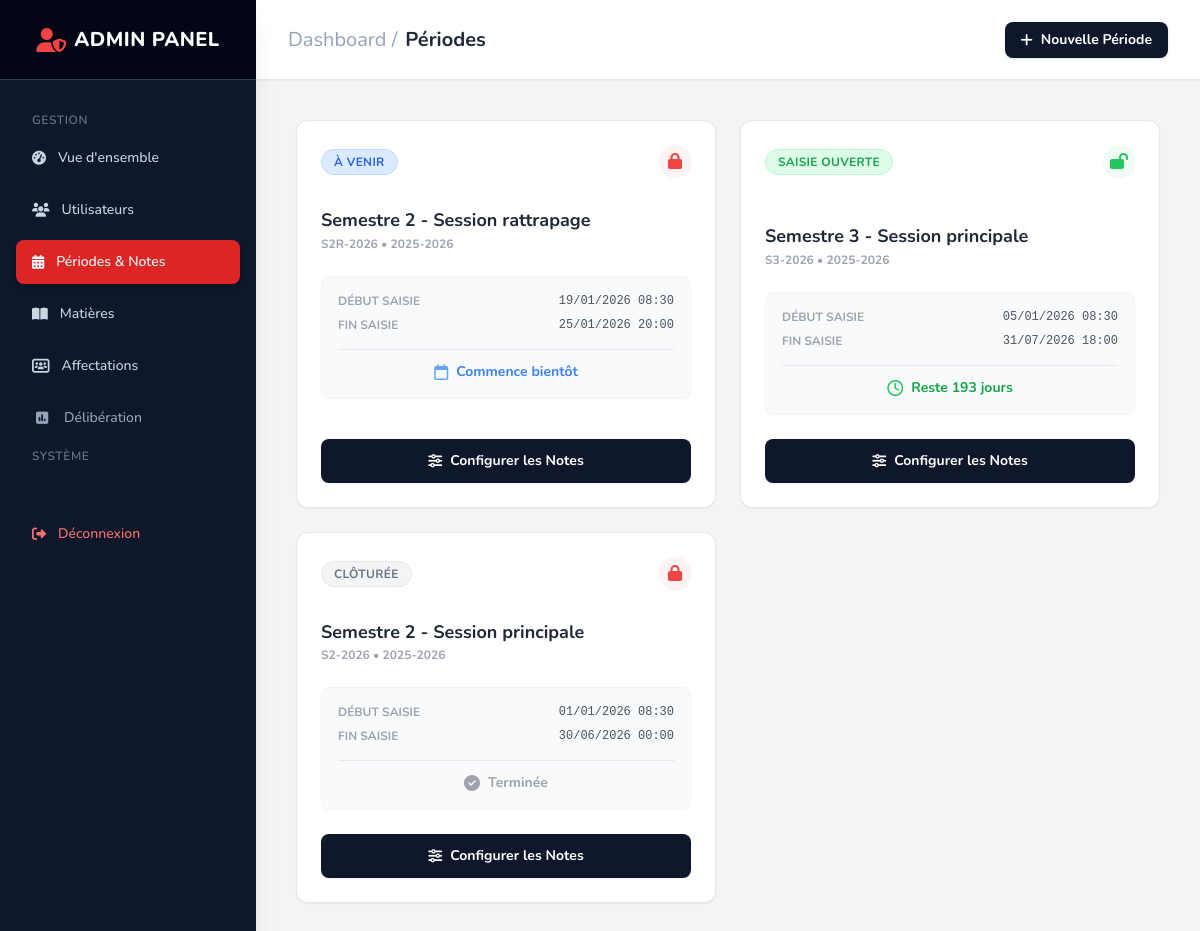
Screenshot of /index.php?page=admin_periods (signed in) with the database file from the repository.
### tables this page shows
CREATE TABLE IF NOT EXISTS `periodes` (
  `id` int NOT NULL,
  `nom` varchar(100) NOT NULL,
  `code` varchar(20) NOT NULL,
  `annee_universitaire` varchar(9) NOT NULL,
  `type` enum('semestre','trimestre','session','rattrapage') NOT NULL,
  `date_debut_saisie` datetime NOT NULL,
  `date_fin_saisie` datetime NOT NULL,
  `statut` enum('a_venir','ouverte','fermee','publiee') DEFAULT 'a_venir',
  `date_publication` datetime DEFAULT NULL,
  `actif` tinyint(1) DEFAULT '1',
  `date_creation` timestamp NULL DEFAULT CURRENT_TIMESTAMP,
  `justification_ouverture` text,
  `resultats_publies` tinyint(1) DEFAULT '0'
);

### controllers/admin/PeriodController.php (called while the page is built, shortened)
<?php
class PeriodController
{
    public function index()
    {
        $periodModel = new Period();
        $periodes = $periodModel->getAll();
        require 'views/admin/periods/index.php';
    }
}

### config/database.php (called while the page is built, shortened)
<?php
class Database
{
    private static $instance = null;
    private function __construct()
    {
        $host = 'localhost';
        $db   = 'gestion_notes';
        $user = 'root';
        $pass = '';
        $charset = 'utf8mb4';
        $dsn = "mysql:host=$host;dbname=$db;charset=$charset";
        $options = [
            PDO::ATTR_ERRMODE            => PDO::ERRMODE_EXCEPTION,
            PDO::ATTR_DEFAULT_FETCH_MODE => PDO::FETCH_ASSOC,
            PDO::ATTR_EMULATE_PREPARES   => false,
        ];
        try {
            $this->pdo = new PDO($dsn, $user, $pass, $options);
        } catch (PDOException $e) {
            throw new PDOException($e->getMessage(), (int)$e->getCode());
        }
    }
    public static function getConnection()
    {
        if (self::$instance == null) {
            self::$instance = new Database();
        }
        return self::$instance->pdo;
    }
}

### models/Period.php (called while the page is built, shortened)
<?php
class Period
{
    private $db;
    public function __construct()
    {
        $this->db = Database::getConnection();
    }
    public function getAll()
    {
        return $this->db->query("SELECT *, DATEDIFF(date_fin_saisie, NOW()) as jours_restants FROM periodes ORDER BY annee_universitaire DESC, date_debut_saisie DESC")->fetchAll();
    }
}

### views/admin/periods/index.php (the view, shortened to what this page needs)
<?php require 'views/layout/header.php'; ?>
<div class="flex h-screen bg-gray-100 font-sans overflow-hidden">
    <?php require 'views/admin/sidebar.php' ?>
    <main class="flex-grow flex flex-col h-screen overflow-y-auto">
        <header class="h-20 bg-white shadow-sm flex items-center justify-between px-8 sticky top-0 z-10 border-b border-gray-200 flex-shrink-0">
            <h1 class="text-xl font-bold text-gray-800 flex items-center gap-2">
                <span class="text-slate-400 font-normal">Dashboard /</span> Périodes
            </h1>
            <div class="flex items-center gap-4">
                <button onclick="document.getElementById('modalAddPeriod').classList.remove('hidden')" class="bg-slate-900 hover:bg-slate-800 text-white px-4 py-2 rounded-lg text-sm font-bold shadow transition flex items-center gap-2">
                    <i class="fa-solid fa-plus"></i> Nouvelle Période
                </button>
            </div>
        </header>
        <div class="p-6 lg:p-10">
            <div class="grid grid-cols-1 md:grid-cols-2 xl:grid-cols-3 gap-6">
                <?php
                $today = new DateTime();
                foreach ($periodes as $p):
                    $debut = new DateTime($p['date_debut_saisie']);
                    $fin   = new DateTime($p['date_fin_saisie']);
                    $isStatutOuvert = (isset($p['statut']) && $p['statut'] === 'ouverte');
                    $isOpen = ($today >= $debut && $today <= $fin) && $isStatutOuvert;
                    $isFuture = ($today < $debut);
                    $interval = $today->diff($fin);
                    $joursRestants = (int)$interval->format('%r%a');
                    $isUrgent = ($joursRestants >= 0 && $joursRestants < 7 && $isOpen);
                ?>
                    <div class="bg-white rounded-xl shadow-sm border border-gray-200 p-6 flex flex-col hover:shadow-md transition duration-300">
                        <div class="flex justify-between items-start mb-4">
                            <?php if ($isOpen): ?>
                                <span class="bg-green-100 text-green-600 px-3 py-1 rounded-full text-xs font-bold uppercase tracking-wide border border-green-200 mt-1">
                                    Saisie Ouverte
                                </span>
                            <?php elseif ($isFuture): ?>
                                <span class="bg-blue-100 text-blue-600 px-3 py-1 rounded-full text-xs font-bold uppercase tracking-wide border border-blue-200 mt-1">
                                    À venir
                                </span>
                            <?php else: ?>
                                <span class="bg-gray-100 text-gray-500 px-3 py-1 rounded-full text-xs font-bold uppercase tracking-wide border border-gray-200 mt-1">
                                    Clôturée
                                </span>
                            <?php endif; ?>
                            <div class="flex justify-between items-start mb-4">
                                <div>
                                    <?php if ($p['statut'] === 'ouverte'): ?>
                                        <form method="POST" action="index.php?page=admin_periods" onsubmit="return confirm('Verrouiller cette période ? Les professeurs ne pourront plus saisir de notes.');">
                                            <button type="submit" class="h-8 w-8 rounded-full bg-green-50 text-green-500 hover:bg-red-100 hover:text-red-500 flex items-center justify-center transition shadow-sm mb-0" title="Période ouverte. Cliquez pour verrouiller.">
                                                <i class="fa-solid fa-lock-open"></i>
                                            </button>
                                        </form>
                                    <?php else: ?>
                                        <button onclick="openUnlockModal(<?= $p['id'] ?>)" class="h-8 w-8 rounded-full bg-red-50 text-red-500 hover:bg-green-100 hover:text-green-500 flex items-center justify-center transition shadow-sm" title="Période verrouillée. Justification requise pour ouvrir.">
                                            <i class="fa-solid fa-lock"></i>
                                        </button>
                                    <?php endif; ?>
                                </div>
                            </div>
                        </div>
                        <div class="mb-6">
                            <h3 class="text-lg font-bold text-gray-800 leading-tight mb-1">
                                <?= htmlspecialchars($p['nom']) ?>
                            </h3>
                            <p class="text-xs text-gray-400 font-bold uppercase">
                                <?= htmlspecialchars($p['code']) ?> • <?= htmlspecialchars($p['annee_universitaire']) ?>
                            </p>
                        </div>
                        <div class="bg-gray-50 rounded-lg p-4 mb-6 border border-gray-100">
                            <div class="flex justify-between text-xs mb-2">
                                <span class="text-gray-400 font-bold uppercase">Début Saisie</span>
                                <span class="text-gray-600 font-mono"><?= $debut->format('d/m/Y H:i') ?></span>
                            </div>
                            <div class="flex justify-between text-xs mb-4">
                                <span class="text-gray-400 font-bold uppercase">Fin Saisie</span>
                                <span class="<?= $isUrgent ? 'text-red-600 font-bold' : 'text-gray-600' ?> font-mono">
                                    <?= $fin->format('d/m/Y H:i') ?>
                                </span>
                            </div>
                            <div class="flex items-center justify-center gap-2 pt-3 border-t border-gray-200">
                                <?php if ($isOpen): ?>
                                    <i class="fa-regular fa-clock text-green-500"></i>
                                    <span class="text-sm font-bold text-green-600">Reste <?= $joursRestants ?> jours</span>
                                <?php elseif ($isFuture): ?>
                                    <i class="fa-regular fa-calendar text-blue-400"></i>
                                    <span class="text-sm font-bold text-blue-500">Commence bientôt</span>
                                <?php else: ?>
                                    <i class="fa-solid fa-check-circle text-gray-400"></i>
                                    <span class="text-sm font-bold text-gray-400">Terminée</span>
                                <?php endif; ?>
                            </div>
                        </div>
                        <a href="index.php?page=admin_config_cols&periode=<?= $p['id'] ?>"
                            class="mt-auto block w-full bg-slate-900 hover:bg-slate-800 text-white text-center py-3 rounded-lg text-sm font-bold transition shadow-sm flex items-center justify-center gap-2">
                            <i class="fa-solid fa-sliders"></i> Configurer les Notes
                        </a>
                    </div>
                <?php endforeach; ?>
            </div>
        </div>
    </main>
</div>
<?php require 'views/layout/footer.php'; ?>

### rows the page displays
periodes: shows "À VENIR", nom "Semestre 2 - Session rattrapage", code "S2R-2026", annee_universitaire "2025-2026", date_debut_saisie "19/01/2026 08:30", date_fin_saisie "25/01/2026 20:00", shows "Commence bientôt"
periodes: statut "SAISIE OUVERTE", nom "Semestre 3 - Session principale", code "S3-2026", annee_universitaire "2025-2026", date_debut_saisie "05/01/2026 08:30", date_fin_saisie "31/07/2026 18:00"
periodes: statut "CLÔTURÉE", nom "Semestre 2 - Session principale", code "S2-2026", annee_universitaire "2025-2026", date_debut_saisie "01/01/2026 08:30", date_fin_saisie "30/06/2026 00:00"
